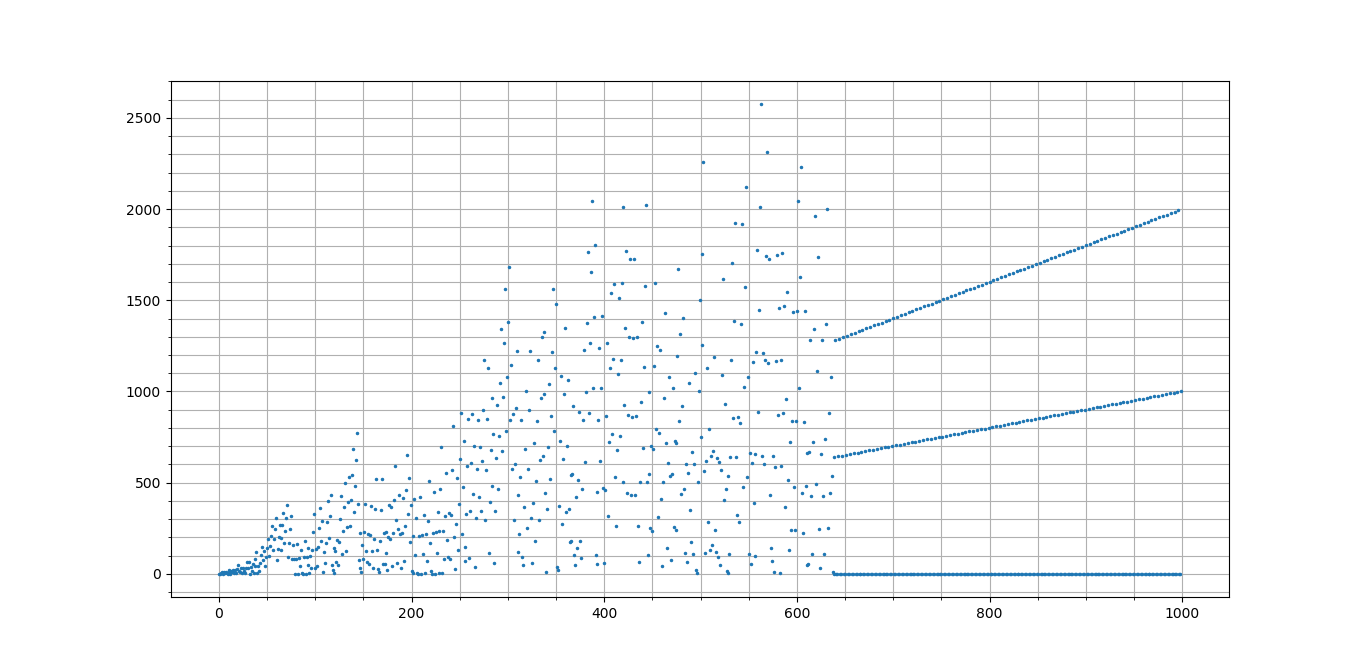

Python code for this plot:
#!/usr/bin/env python3
"""
    fly_straight.py
    2019.08
    https://oeis.org/A133058
a(0)=a(1)=1; 
for n>1, a(n) = a(n-1) + n + 1 if a(n-1) and n are coprime, 
otherwise a(n) = a(n-1)/gcd(a(n-1),n).
"""


import matplotlib.pyplot as plt
from math import gcd


def fly_straight(max_terms=10000):
    nums = [1, 1]
    for n in range(2, max_terms):
        gcdd = gcd(nums[-1], n)
        if gcdd == 1:
            nums.append(nums[-1] + n + 1)
        else:
            nums.append(nums[-1] // gcdd)
    return nums


fig, ax = plt.subplots(1)


ax.plot(fly_straight(1000), ".", markersize=3)

ax.minorticks_on()
ax.grid(True, which="both")
plt.show()
